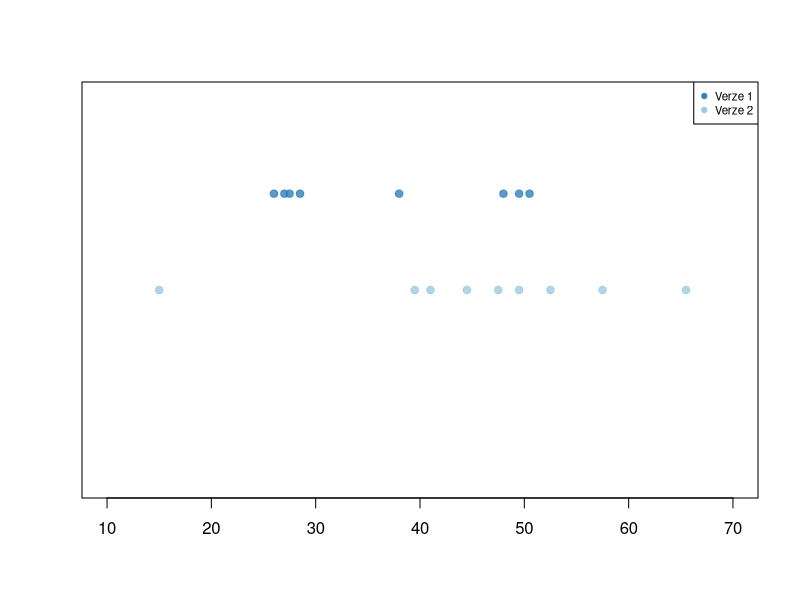
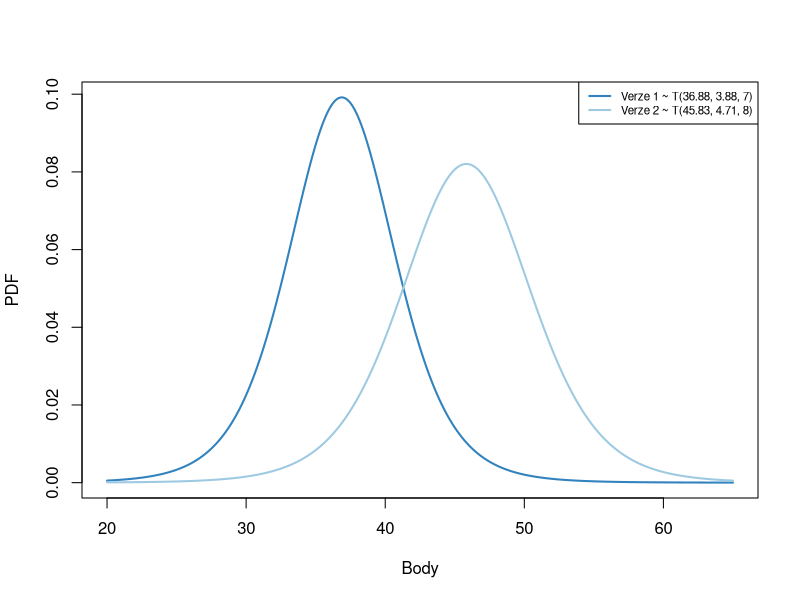
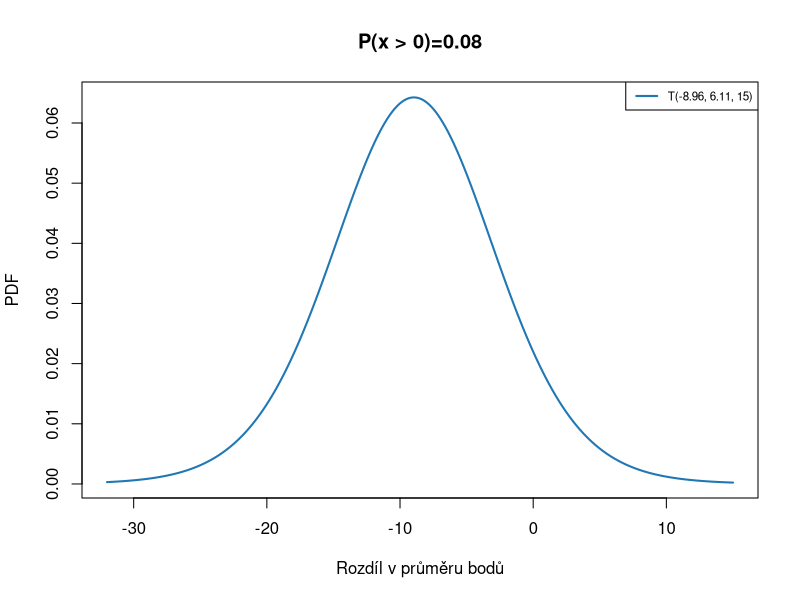

The R source for these figures, in order:
## ---- chunk 1
dats <- read.csv("../dats/test.csv", stringsAsFactors = TRUE)
summary(dats)
## ---- chunk 2
# vytvorime barvy
cols <- rev(RColorBrewer::brewer.pal(3, name = "Blues"))


plot(dats$body[dats$verze == "verze_1"], rep(1.5, sum(dats$verze == "verze_1")), 
     xlim = c(10, 70),
     ylim = c(0, 2),
     pch = 19,
     main = "", xlab = "", ylab = "",
     yaxt = "n",
     col = adjustcolor(cols[1], alpha.f = 0.8)
     )
points(dats$body[dats$verze == "verze_2"], rep(1, sum(dats$verze == "verze_2")), 
     pch = 19,
     col = adjustcolor(cols[2], alpha.f = 0.8))

legend("topright",
       legend = c("Verze 1", "Verze 2"),
       col = cols[1:2],
       pch = c(19, 19),
       cex = 0.7)
## ---- chunk 3
# vyvorime si funkci na vypocet smerodatne chyby odhadu
se <- function(x) {
  n <- length(x)
  sd(x) / sqrt(n)
}

# pro kazdou funkci vypocitame aggregate
vyber_stats <- sapply(c(length, mean, sd, se), function(f) aggregate(body ~ verze, FUN = f, data = dats)[, 2])
# pojmenujeme sloupce
colnames(vyber_stats) <- c("n", "mu", "sd", "se")

# zvolime x pro ktere budeme pocitat PDF
x <- seq(from = 20, to = 65, length.out = 1000)
# vypocitame PDF vyberoveho rozdeleni prumeru 1 podle zobecneneho t-rozdeleni
pdf_prumer_1 <- dt((x-vyber_stats[1, "mu"]) / 
                     vyber_stats[1, "se"], 
                   df = vyber_stats[1, "n"]-1) * 1/vyber_stats[1, "se"]
# vypocitame PDF vyberoveho rozdeleni prumeru 2 podle zobecneneho t-rozdeleni
pdf_prumer_2 <- dt((x-vyber_stats[2, "mu"]) / 
                     vyber_stats[2, "se"], 
                   df = vyber_stats[2, "n"]-1) * 1/vyber_stats[2, "se"]

# vytvorime barvy
cols <- rev(RColorBrewer::brewer.pal(3, name = "Blues"))

# zobrazime PDF
plot(x, pdf_prumer_1, 
     type = "l", lwd = 2,
     xlab = "Body",
     ylab = "PDF",
     col = cols[1],
     main = "")
lines(x, pdf_prumer_2, 
      type = "l", lwd = 2, col = cols[2])
# pridame legendu
legend("topright",
       legend = c(paste0("Verze 1 ~ T(", round(vyber_stats[1, "mu"], 2), ", ", 
                         round(vyber_stats[1, "se"], 2), ", ",vyber_stats[1, "n"]-1,")"),
                  paste0("Verze 2 ~ T(", round(vyber_stats[2, "mu"], 2), ", ", 
                         round(vyber_stats[2, "se"], 2), ", ", vyber_stats[2, "n"]-1, ")")),
       col = cols[1:2],
       lwd = c(2, 2),
       cex = 0.7)
## ---- chunk 4
prumer_d <- vyber_stats[1, "mu"] - vyber_stats[2, "mu"]
se_d <- sqrt(vyber_stats[1, "se"]^2 + vyber_stats[2, "se"]^2)
df <- vyber_stats[1, "n"] + vyber_stats[2, "n"] - 2

x <- seq(-32, 15, length.out = 1000)
pdf_d <- dt((x-prumer_d)/se_d, df = df) * 1/se_d
p_0 <- pt((0-prumer_d)/se_d, df = df, lower.tail = FALSE)

plot(x, pdf_d, 
     type = "l", lwd = 2,
     xlab = "Rozdíl v průměru bodů",
     ylab = "PDF",
     col = "#1f77b4",
     main = paste0("P(x > 0)=", round(p_0, 2)))

legend("topright",
       legend = paste0("T(", round(prumer_d, 2), ", ", 
                         round(se_d, 2), ", ",df,")"),
       col = "#1f77b4",
       lwd = 2,
       cex = 0.7)
## ---- chunk 5
alpha <- 0.05
p <- c(alpha/2, 1-alpha/2)
i_s <- prumer_d + qt(p, df = df) * se_d
## ---- chunk 6
h0 <- 0
t <- (prumer_d - h0) / se_d
p <- pt(t, df = df) * 2
## ---- chunk 7
t.test(body ~ verze, data = dats)
